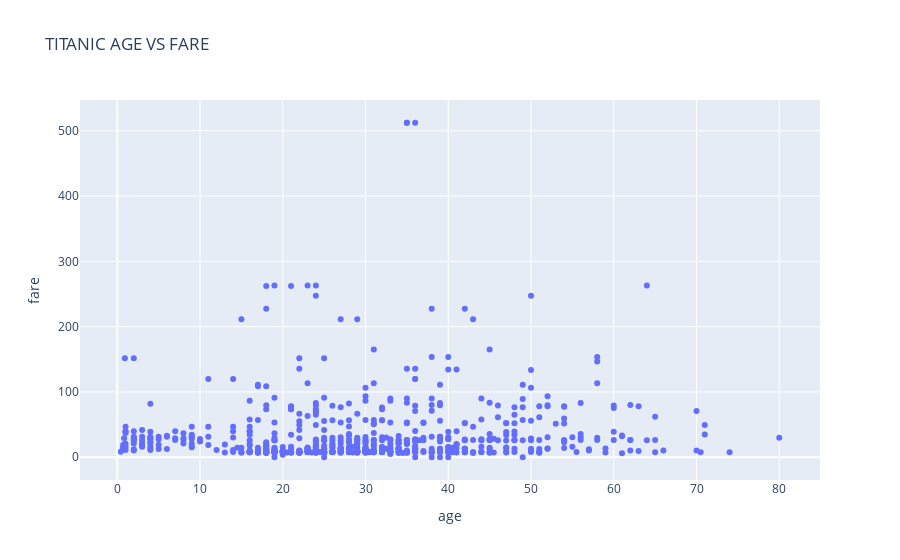

Notebook cell for this chart:
### Markdown cell above
Q1. Load the "titanic" dataset using the load_dataset function of seaborn. Use Plotly express to plot a
scatter plot for age and fare columns in the titanic dataset.

### Code cell
titanic = sns.load_dataset("titanic")
px.scatter(data_frame=titanic, x="age",y="fare",title="TITANIC AGE VS FARE")

### Figure 1 — Plotly figure (JSON) as saved in the notebook; plotly's stock layout.template omitted (floating-point values rounded to 4 significant figures; data arrays with more than 128 entries replaced by an {"elided": "..."} marker saying what was removed)
{"data": [{"hovertemplate": "age=%{x}<br>fare=%{y}<extra></extra>", "legendgroup": "", "marker": {"color": "#636efa", "symbol": "circle"}, "mode": "markers", "name": "", "orientation": "v", "showlegend": false, "type": "scatter", "x": {"elided": "891 float values"}, "xaxis": "x", "y": {"elided": "891 float values"}, "yaxis": "y"}], "layout": {"autosize": true, "legend": {"tracegroupgap": 0}, "title": {"text": "TITANIC AGE VS FARE"}, "xaxis": {"anchor": "y", "autorange": true, "domain": [0, 1], "range": [-4.438, 84.86], "title": {"text": "age"}, "type": "linear"}, "yaxis": {"anchor": "x", "autorange": true, "domain": [0, 1], "range": [-42.28, 554.6], "title": {"text": "fare"}, "type": "linear"}}}
